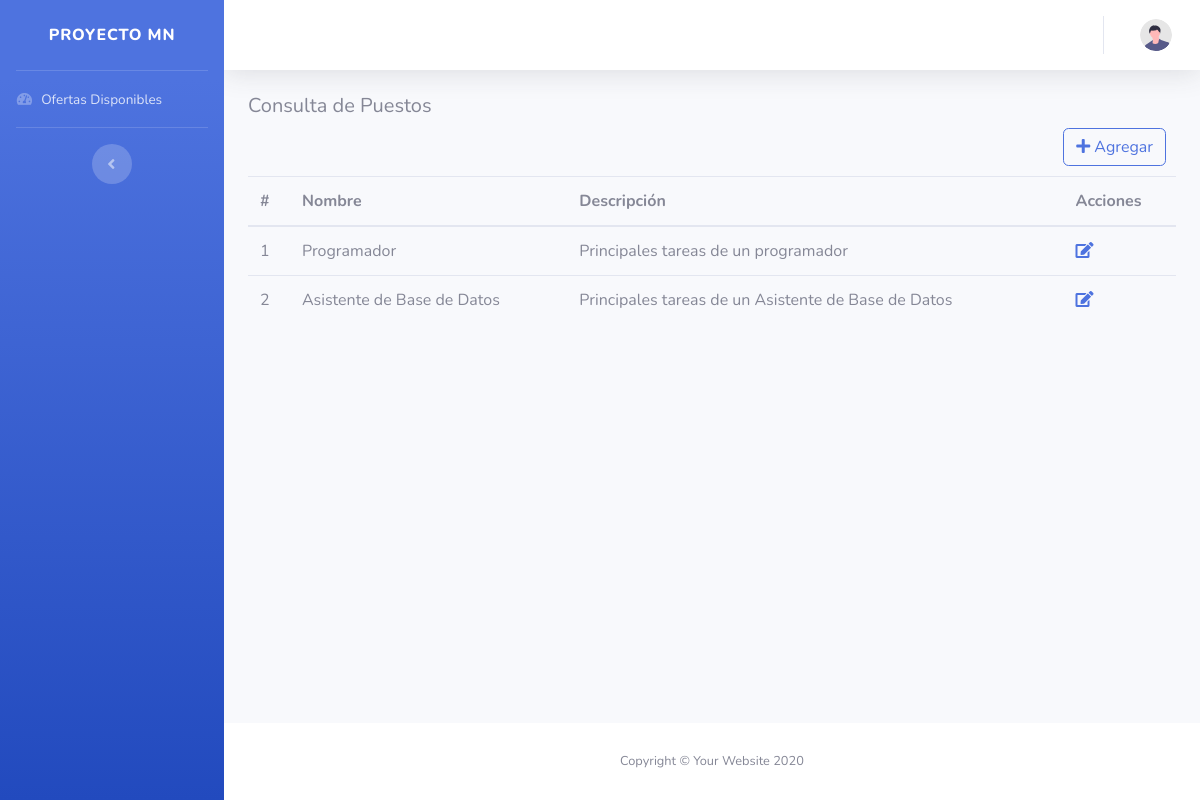
The page /View/Puestos/consultarPuestos.php on the database as committed earlier.
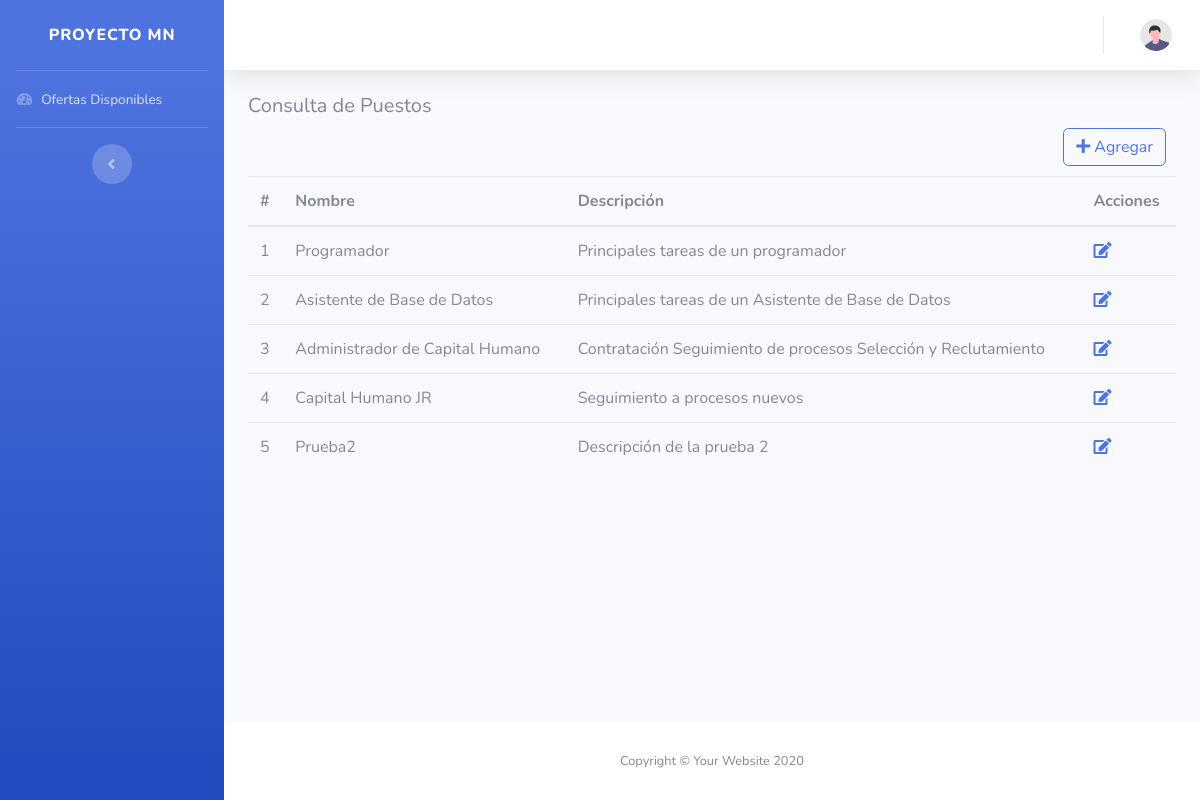
The same page on the database as committed later.
### tables this page shows
CREATE TABLE `puesto` (
  `Id` bigint(20) NOT NULL AUTO_INCREMENT,
  `Nombre` varchar(50) NOT NULL,
  `Descripcion` varchar(255) NOT NULL,
  PRIMARY KEY (`Id`)
);

### Model/PuestosModel.php (called while the page is built, shortened)
<?php
    function ConsultarPuestosModel()
    {
        try
        {
            $context = AbrirBaseDatos();
            $sentencia = "CALL SP_ConsultarPuestos()";
            $resultado = $context -> query($sentencia);
            return $resultado;
        }
        catch(Exception $error)
        {
            return null;
        }
    }
    ?>

### Controller/PuestosController.php (called while the page is built, shortened)
<?php
    include_once $_SERVER["DOCUMENT_ROOT"] . "/ProyectoMN/Proyecto/Model/PuestosModel.php";
    function ConsultarPuestos()
    {
        return ConsultarPuestosModel();
    }
    ?>

### View/Puestos/consultarPuestos.php (the view, shortened to what this page needs)
<?php
    include_once $_SERVER["DOCUMENT_ROOT"] . "/ProyectoMN/Proyecto/Controller/PuestosController.php";
    include_once $_SERVER["DOCUMENT_ROOT"] . "/ProyectoMN/Proyecto/View/layoutInterno.php";
?>
<!DOCTYPE html>
<html lang="en">
<body id="page-top">
    <div id="wrapper">
        <div id="content-wrapper" class="d-flex flex-column">
            <div id="content">
                <div class="container-fluid">
                <h5>Consulta de Puestos</h5>
                <div style="text-align:right; margin:10px;">
                    <a class="btn btn-outline-primary" href="agregarPuestos.php"><i class="fa fa-plus"></i> Agregar </a>
                </div>
                    <table id="example" class="table">
                        <thead>
                            <tr>
                                <th>#</th>
                                <th>Nombre</th>
                                <th>Descripción</th>
                                <th>Acciones</th>
                            </tr>
                        </thead>
                        <tbody>
                            <?php
                                $datos = ConsultarPuestos();
                                while($row = mysqli_fetch_array($datos))
                                {
                                    echo "<tr>";
                                    echo "<td>" . $row["Id"] . "</td>";
                                    echo "<td>" . $row["Nombre"] . "</td>";
                                    echo "<td>" . $row["Descripcion"] . "</td>";
                                    echo "<td><a href='actualizarPuestos.php?q=" . $row["Id"] . "'><i class='fa fa-edit'></i></td>";
                                    echo "</tr>";
                                }
                            ?>
                        </tbody>
                    </table>
                </div>
            </div>
        </div>
    </div>
</body>
</html>

Rows that differ between the two databases and show on the page:
added puesto: Id "3", Nombre "Administrador de Capital Humano", Descripcion "Contratación Seguimiento de procesos Selección y Reclutamiento"
added puesto: Id "4", Nombre "Capital Humano JR", Descripcion "Seguimiento a procesos nuevos"
added puesto: Id "5", Nombre "Prueba2", Descripcion "Descripción de la prueba 2"
